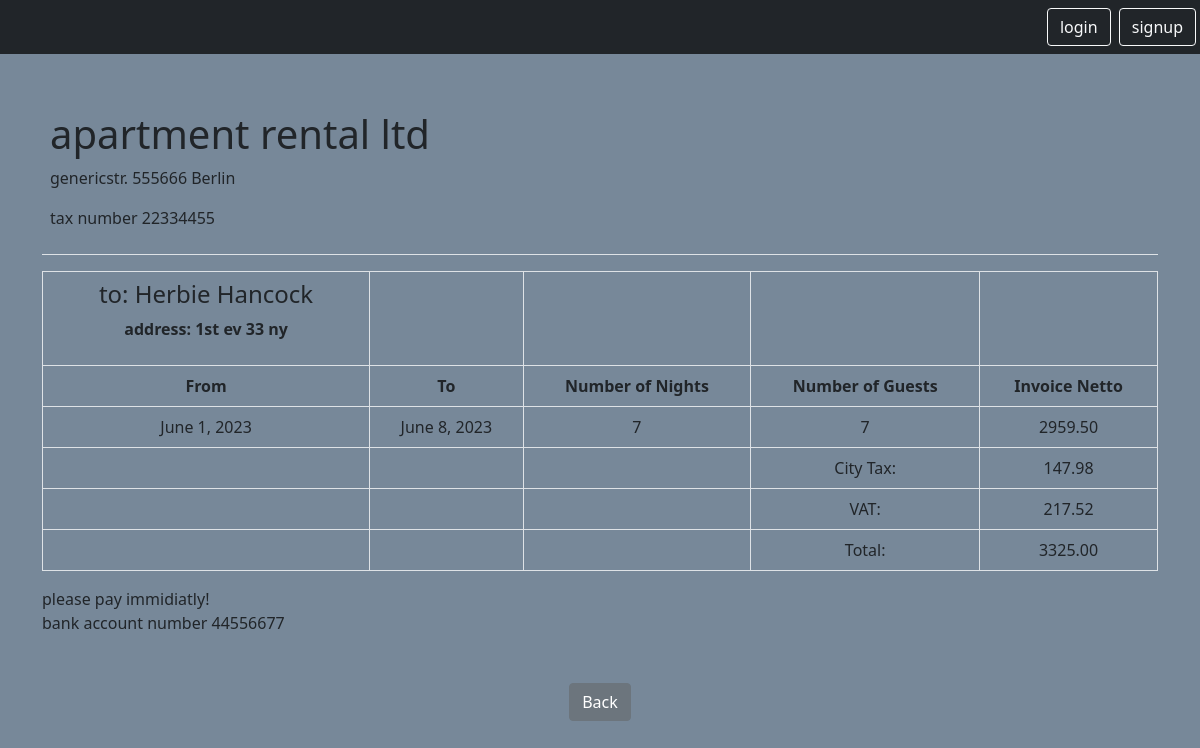
Page /mini/invoice1/2/ on the committed database.
### reservation/models.py (models this page shows, shortened)
class Invoice(models.Model):
    id = models.CharField(max_length=255, primary_key=True)
    name = models.CharField(max_length=255)
    invoice_netto = models.DecimalField(
        max_digits=10, decimal_places=2, blank=True, null=True
    )
    reservation = models.ForeignKey(
        Reservation, on_delete=models.CASCADE, related_name="invoices"
    )
    invoice_vat = models.DecimalField(
        max_digits=10, decimal_places=2, blank=True, null=True
    )
    invoice_citytax = models.DecimalField(
        max_digits=10, decimal_places=2, blank=True, null=True
    )
    invoice_number_of_nights = models.IntegerField(blank=True, null=True)

class Reservation(models.Model):
    PURPOSE_CHOICES = [
        ("holiday", "holiday"),
        ("business", "business"),
        ("no-show", "no-show"),
    ]
    id = models.AutoField(primary_key=True)
    start_date = models.DateField(blank=True, null=True)
    end_date = models.DateField(blank=True, null=True)
    name = models.CharField(max_length=255)
    lname = models.CharField(max_length=255, blank=True)
    company = models.CharField(max_length=255, blank=True, null=True)
    address = models.CharField(max_length=255, blank=True, null=True)
    email = models.EmailField(blank=True, null=True)
    number_of_guests = models.IntegerField(blank=True, null=True)
    nationality = models.CharField(max_length=255, blank=True, null=True)
    t_sum = models.DecimalField(max_digits=10, decimal_places=2, blank=True, null=True)
    commission = models.DecimalField(
        max_digits=10, decimal_places=2, blank=True, null=True
    )
    rech_num = models.CharField(max_length=255, blank=True, null=True)
    link = models.URLField(blank=True, null=True)
    purpose = models.CharField(
        max_length=255, choices=PURPOSE_CHOICES, blank=True, null=True
    )
    comment = models.TextField(blank=True, null=True)
    user = models.ForeignKey(
        CustomUser, on_delete=models.CASCADE, related_name="reservation"
    )
    platform = models.ForeignKey(
        Platform, on_delete=models.CASCADE, related_name="reservation", blank=True
    )
    apartment = models.ForeignKey(
        Apartment, on_delete=models.CASCADE, related_name="reservation", blank=True
    )

### reservation/views.py (the view)
# urls.py: path('invoice1/<int:pk>/', views.InvoiceDetailedView.as_view(), name='invoice1.detail'),
class InvoiceDetailedView(DetailView):
    model = Invoice
    template_name = "invoice/inv_detail1.html"
    context_object_name = "invoices"
    def get_context_data(self, **kwargs):
        context = super().get_context_data(**kwargs)
        invoice = self.object
        reservation = invoice.reservation
        context['invoices'] = invoice
        context['reservation'] = reservation
        return context

### reservation/templates/invoice/inv_detail1.html (shortened to what this page needs)
{% extends 'base.html' %}
{% block content %}
<div class="invoice">
    <table class="table">
        <tr align="left">
            <td>
                <h1>apartment rental ltd</h1>
                <p>genericstr.  555666 Berlin</p>
                <p>tax number 22334455</p>
            </td>
            <td>
                <td>
                </td>
            </td>
        </tr>
    </table>
    <table class="table table-bordered">
        <thead>
        <tr>
            <th>
                <h4>to: {{ invoices.reservation.name }} {{ invoices.reservation.lname }}</h4>
                <p>address: {{ invoices.reservation.address }}</p>
            </th>
            <td></td>
            <th></th>
            <th></th>
            <th></th>
        </tr>
            <tr>
                <th>From</th>
                <th>To</th>
                <th>Number of Nights</th>
                <th>Number of Guests</th>
                <th>Invoice Netto</th>
            </tr>
        </thead>
        <tbody>
            <tr>
                <td>{{ invoices.reservation.start_date }}</td>
                <td>{{ invoices.reservation.end_date }}</td>
                <td>{{ invoices.invoice_number_of_nights }}</td>
                <td>{{ invoices.reservation.number_of_guests }}</td>
                <td>{{ invoices.invoice_netto|floatformat:2 }}</td>
            </tr>
            <tr>
                <td></td>
                <td></td>
                <td></td>
                <td>City Tax:</td>
                <td>{{ invoices.invoice_citytax|floatformat:2 }}</td>
            </tr>
            <tr>
                <td></td>
                <td></td>
                <td></td>
                <td>VAT:</td>
                <td>{{ invoices.invoice_vat }}</td>
            </tr>
            <tr>
                <td></td>
                <td></td>
                <td></td>
                <td>Total:</td>
                <td>{{ invoices.reservation.t_sum }}</td>
            </tr>
        </tbody>
    </table>
<div align = "left">
please pay immidiatly! <br>
bank account number 44556677 <br>
</div>
<a href="{% url 'reservation.list' %}" class="btn btn-secondary my-5">Back</a>
</div>
{% endblock %}

### static/templates/base.html (style rules this page uses)
body { background: lightslategray; }

### rows in the picture
Invoice: reservation.name "Herbie", reservation.lname "Hancock", reservation.address "1st ev 33 ny", reservation.start_date "June 1, 2023", reservation.end_date "June 8, 2023", invoice_number_of_nights "7", reservation.number_of_guests "7", invoice_netto "2959.50", invoice_citytax "147.98", invoice_vat "217.52", reservation.t_sum "3325.00"
